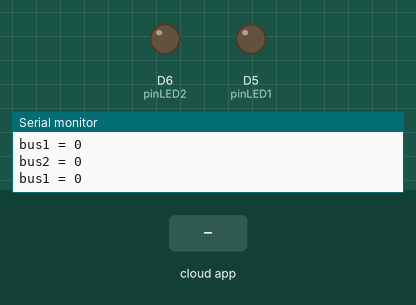
Bench run of a sketch on a simulated ESP8266 (NodeMCU). Shown: output pins drawn as LEDs (lit = HIGH), the last lines printed to the serial monitor. The test bench sets the inputs (shaded band). WiFi joins after 1.5 s; servers stay silent unless stated; the Firebase database answers and starts empty.

Above: at 2.7 s.
2.8 s: the phone or cloud app sets bus1 to 1
At 3.4 s:
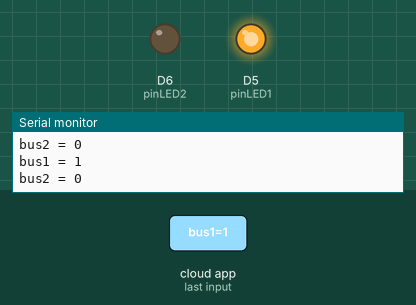
4.3 s: the phone or cloud app sets bus2 to 1
At 5.3 s:
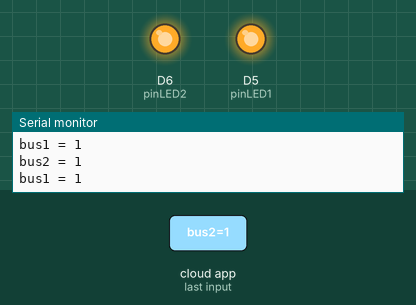
6.0 s: the phone or cloud app sets bus1 to 0
At 7.3 s:
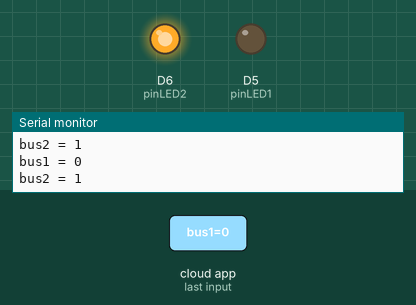
7.6 s: the phone or cloud app sets bus2 to 0
At 9.2 s:
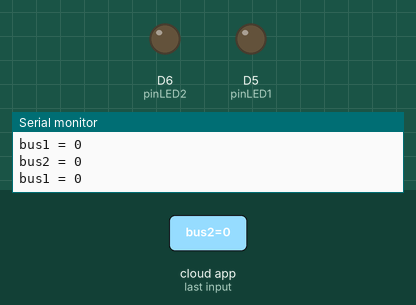
Timing chart, 0 to 10.3 s (numbered marks = the images above; inputs shaded):
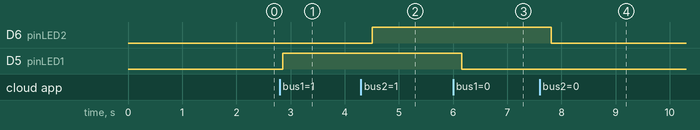

The sketch:

bus_led.ino
```cpp
#include "FirebaseESP8266.h" // 반드시 파이어베이스 라이브러리를 먼저 추가해야 합니다.
#include <ESP8266WiFi.h>

#define FIREBASE_HOST "iot-project-team7-default-rtdb.firebaseio.com"
#define FIREBASE_AUTH "syPHwV3ZvHp25xKJTjkggv5o775mIUcVgP7JvwVr"
#define WIFI_SSID "SK_WiFiGIGA248F" // 연결 가능한 wifi의 ssid
#define WIFI_PASSWORD "1712035400" // wifi 비밀번호
#define pinLED1 D5
#define pinLED2 D6


FirebaseData firebaseData;
FirebaseJson json;


void printResult(FirebaseData &data);
void setup() // wifi 접속 과정.
{
  Serial.begin(9600);

  WiFi.begin(WIFI_SSID, WIFI_PASSWORD);
  Serial.println();
  Serial.print("Connecting to WiFi");
  while (WiFi.status() != WL_CONNECTED)
  {
    Serial.print(".");
    delay(500);
  }
  Serial.println();
  Serial.print("Connected with IP: ");
  Serial.println(WiFi.localIP());
  Serial.println();

  pinMode(pinLED1, OUTPUT);
  pinMode(pinLED2, OUTPUT);

  Firebase.begin(FIREBASE_HOST, FIREBASE_AUTH);
  Firebase.reconnectWiFi(true);

  firebaseData.setBSSLBufferSize(1024, 1024);
  firebaseData.setResponseSize(1024);
  Firebase.setReadTimeout(firebaseData, 1000 * 60);
  Firebase.setwriteSizeLimit(firebaseData, "tiny");
}


bool value1;
bool value2;

bool valLED1 = false;
bool valLED2 = false;

void loop() {
  // put your main code here, to run repeatedly:

  if (Firebase.getBool(firebaseData, "bus1")) // 해당하는 key가 있으면 (앱 인벤터에서는 tag)
  {
    value1 = firebaseData.boolData(); // 값을 문자열로 받아와서 value에
    Serial.print("bus1 = ");
    Serial.println(value1); // 시리얼모니터에 값을 출력

    digitalWrite(pinLED1, value1);

  }
  else
  {
    Serial.println(firebaseData.errorReason()); // 에러 메시지 출력
  }


  if (Firebase.getBool(firebaseData, "bus2"))
  {
    value2 = firebaseData.boolData();
    Serial.print("bus2 = ");
    Serial.println(value2);

    digitalWrite(pinLED2, value2);

  }
  else
  {
    Serial.println(firebaseData.errorReason());
  }


}
```

Measured:
- after the input at 2.8 s, D5 (pinLED1): LOW → HIGH after 0.05 s
- after the input at 4.3 s, D6 (pinLED2): LOW → HIGH after 0.21 s
- after the input at 6.0 s, D5 (pinLED1): HIGH → LOW after 0.16 s
- after the input at 7.6 s, D6 (pinLED2): HIGH → LOW after 0.21 s
